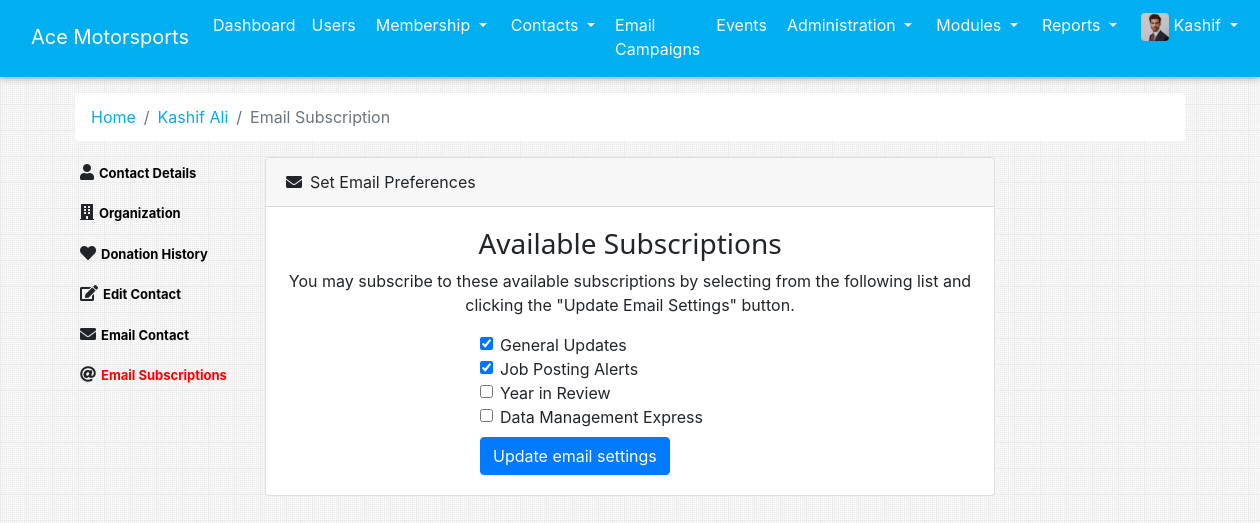
/admin_emailSubscription.php?id=2 (signed in), run on the app's committed database.
### tables this page shows
CREATE TABLE `users` (
  `id` int(11) NOT NULL,
  `first_name` varchar(30) NOT NULL,
  `email` varchar(50) NOT NULL,
  `password` varchar(50) NOT NULL,
  `organizationID` int(11) NOT NULL,
  `jobTitle` varchar(50) NOT NULL,
  `salutation` varchar(50) NOT NULL,
  `middle_name` varchar(50) NOT NULL,
  `last_name` varchar(50) NOT NULL,
  `dob` date NOT NULL,
  `phone` varchar(50) NOT NULL,
  `gender` varchar(50) NOT NULL,
  `language` varchar(50) NOT NULL,
  `address` varchar(500) NOT NULL,
  `is_admin` tinyint(1) NOT NULL DEFAULT 0,
  `deleted` tinyint(1) NOT NULL DEFAULT 0,
  `del_date` date DEFAULT NULL
);

CREATE TABLE `email_settings` (
  `id` int(11) NOT NULL,
  `user_id` int(11) NOT NULL,
  `general` varchar(2) NOT NULL,
  `job` varchar(2) NOT NULL,
  `review` varchar(2) NOT NULL,
  `data` varchar(2) NOT NULL
);

### app/app.php (called while the page is built, shortened)
<?php
	function phpMysqliFetchSingle($sql){
        $output = array();
        if(mysqli_query($GLOBALS["con"], $sql)){
            $res = mysqli_query($GLOBALS["con"], $sql);
            if(mysqli_num_rows($res)){
                $output = mysqli_fetch_array($res, MYSQLI_ASSOC);
            }
            return $output;
        }
        else{
            js_console_log(mysqli_error($GLOBALS["con"]));
        }
    }
?>

### admin_contactSideNav.php (the view, shortened to what this page needs)
<ul class="contactViewMenu">
    <li><i class="fas fa-user"></i><a href="admin_contact_showProfile.php?userID=<?php echo $userDetails["id"]; ?>" class="<?php if($title == "Contact Management") echo "active"; ?>">Contact Details</a></li>
    <li><i class="fas fa-building"></i><a href="admin_showOrganization.php?id=<?php echo $organization["id"]; ?>&userID=<?php echo $userDetails["id"]; ?>" class="<?php if($title == "") echo "active"; ?>">Organization</a></li>
    <li><i class="fas fa-heart"></i><a href="admin_donationHistory.php?id=<?php echo $userDetails["id"]; ?>" class="<?php if($title == "Donation History") echo "active"; ?>">Donation History</a></li>
    <li><i class="fas fa-edit"></i><a href="admin_editContact.php?id=<?php echo $userDetails["id"]; ?>" class="<?php if($title == "Edit Organization") echo "active"; ?>">Edit Contact</a></li>
    <li><i class="fas fa-envelope"></i><a data-toggle="modal" href="#emailContact">Email Contact</a></li>
    <li><i class="fas fa-at"></i><a href="admin_emailSubscription.php?id=<?php echo $userDetails["id"]; ?>" class="<?php if($title == "Email Subscription") echo "active"; ?>">Email Subscriptions</a></li>
</ul>

### admin_emailSubscription.php (shortened to what this page needs)
<?php
  require 'app/app.php';
    $pageID = isset($_GET["id"]) ? $_GET["id"] : null;
    $sql = "SELECT * FROM users WHERE id = $pageID";
    $userDetails = phpMysqliFetchSingle($sql);
    $fullName = $userDetails["first_name"].' '.$userDetails["middle_name"].' '.$userDetails["last_name"];
    $sql = "SELECT * FROM organizations WHERE id=".$userDetails["organizationID"];
    $organization = phpMysqliFetchSingle($sql);
?>
<!DOCTYPE html>
<html lang="en">
<?php
  $title =  "Email Subscription";
  require 'parts/head.php';
?>
<body>
  <?php require 'parts/nav.php'; ?>
  <div class="container">
      <nav aria-label="breadcrumb">
          <ol class="breadcrumb bg-white">
              <li class="breadcrumb-item"><a href="admin_dashboard.php" class="appColor">Home</a></li>
              <li class="breadcrumb-item"><a href="admin_contact_showProfile.php?userID=9" class="appColor"><?php echo $fullName; ?></a></li>
              <li class="breadcrumb-item active" aria-current="page">Email Subscription</li>
          </ol>
      </nav>
    <div class="widget-content" style="border: none; background: transparent;">
        <div class="row mt-3">
            <div class="col-md-2">
                <div class="user_profile_left_section">
                    <?php require 'admin_contactSideNav.php'; ?>
                </div>
            </div>
            <div class="col-md-8">
                <div class="card">
                    <div class="card-header">
                        <i class="fas fa-envelope mr-2"></i>Set Email Preferences
                    </div>
                    <div class="card-body">
                        <div align="center">
                            <h3 style="font-family: system-ui;" >Available Subscriptions</h3>
                            <p >You may subscribe to these available subscriptions by selecting
                                from the following list and clicking the "Update Email Settings" button.</p>
                            <div style="max-width: 300px; text-align: left;">
                                <form method="POST" action="">
                                    <?php
                                        $emailSettings = phpMysqliFetchSingle("SELECT * FROM email_settings WHERE user_id=$pageID ORDER BY id DESC LIMIT 1");
                                    ?>
                                    <div class="form-check">
                                        <input class="form-check-input" type="checkbox" id="defaultCheck1" name="general"
                                            <?php if($emailSettings["general"]=="on") echo "checked"; ?>>
                                        <label class="form-check-label" for="defaultCheck1">
                                            General Updates
                                        </label>
                                    </div>
                                    <div class="form-check">
                                        <input class="form-check-input" type="checkbox" id="defaultCheck1" name="job"
                                            <?php if($emailSettings["job"]=="on") echo "checked"; ?>>
                                        <label class="form-check-label" for="defaultCheck1">
                                            Job Posting Alerts
                                        </label>
                                    </div>
                                    <div class="form-check">
                                        <input class="form-check-input" type="checkbox" id="defaultCheck1" name="review"
                                            <?php if($emailSettings["review"]=="on") echo "checked"; ?>>
                                        <label class="form-check-label" for="defaultCheck1">
                                            Year in Review
                                        </label>
                                    </div>
                                    <div class="form-check">
                                        <input class="form-check-input" type="checkbox" id="defaultCheck1" name="data"
                                            <?php if($emailSettings["data"]=="on") echo "checked"; ?>>
                                        <label class="form-check-label" for="defaultCheck1">
                                            Data Management Express
                                        </label>
                                    </div>
                                    <button type="submit" class="btn btn-primary mt-2" name="email_settings">Update email settings</button>
                                </form>
                            </div>
                        </div>
                </div>
            </div>
        </div>
    </div>
</body>
</html>

### data on the page
users: fullName "Kashif Ali"
email_settings: general "☑", job "☑"

### other printed values
$_SESSION["name"] "Kashif"
